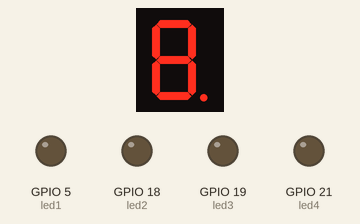
The program below on a simulated ESP32 board running MicroPython. On the bench: 1-digit seven-segment display, output pins drawn as LEDs (lit = HIGH). The segment pins are drawn as the display they are named for; pins used as bus, display or sensor lines are not drawn.

Above: at 0.1 s.
At 3.05 s:
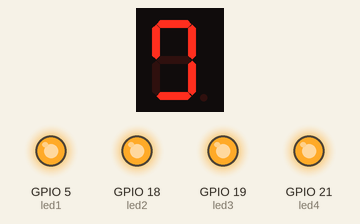
At 6.05 s:
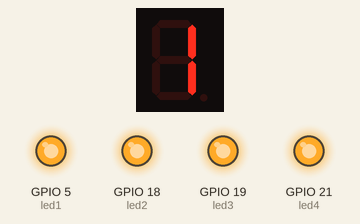
At 11.46 s:
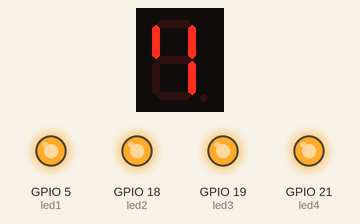
At 17.17 s:
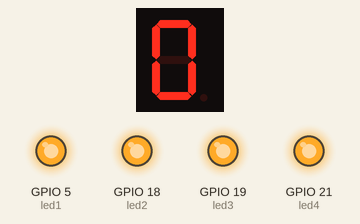
At 22.89 s:
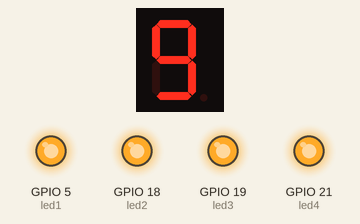
Timing chart, 0 to 23.0 s (numbered marks = the images above):
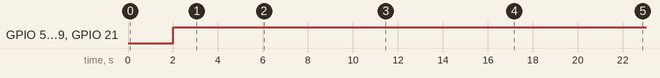

The program:

07-4______.py
```python
#单个数码管显示时间太短，没有全量就关闭，整体亮度会降低
import machine
import time

led1 = machine.Pin(5, machine.Pin.OUT)
led2 = machine.Pin(18, machine.Pin.OUT)
led3 = machine.Pin(19, machine.Pin.OUT)
led4 = machine.Pin(21, machine.Pin.OUT)
'''
led1.value(0)
led2.value(0)
led3.value(0)
led4.value(0)
'''
#创建4个数码管对象列表
led_light_list = [led1, led2, led3, led4]


a = machine.Pin(13, machine.Pin.OUT)
b = machine.Pin(12, machine.Pin.OUT)
c = machine.Pin(14, machine.Pin.OUT)
d = machine.Pin(27, machine.Pin.OUT)
e = machine.Pin(26, machine.Pin.OUT)
f = machine.Pin(25, machine.Pin.OUT)
g = machine.Pin(33, machine.Pin.OUT)
dot = machine.Pin(32, machine.Pin.OUT)

'''
a.on()
b.on()
c.on()
d.on()
e.on()
f.on()
g.on()
dot.on()
'''

#创建led对象列表
led_list = [a, b, c, d, e, f, g, dot]

#创建字典，键：要显示的数字；键值：对应led灯的亮灭。
number_dict = {
    0: "11111100",
    1: "01100000",
    2: "11011010",
    3: "11110010",
    4: "01100110",
    5: "10110110",
    6: "10111110",
    7: "11100000",
    8: "11111110",
    9: "11110110",
    "open": "11111111",
    "close": "00000000"
}

def show_number(number):
    if number_dict.get(number):#字典取值，判断字典中是否有对应键。
        i = 0                              #第几个led
        for bit in number_dict.get(number):#字典取值
            if bit == "1":                 #亮
                led_list[i].value(1)
            else:                          #灭
                led_list[i].value(0)
            i += 1

def led_light_on(i):
    '''
    点亮第i个数码管
    '''
    #使用数码管为共阴极，设置成高电平时，无压降。
    for led in led_light_list:
        led.value(1)
    led_light_list[i].value(0)

def show_4_number(number):
    '''
    显示四位整数
    '''
    if 0 <= number <= 9999:
        i = 0
        for num in "%04d" % number:#整数转换成字符串，字符串可以遍历，整数不行。
            #print(num)
            show_number(int(num))#回转成整数。
            led_light_on(i)
            time.sleep_ms(5)
            i += 1

def main():
    for led in led_light_list:
            led.value(0)
    show_number("open")  # 全亮
    time.sleep(1)
    show_number("close")  # 全灭
    time.sleep(1)

    #show_4_number(1234)
    for i in range(1000, 10000):
        for j in range(10):
            show_4_number(i)

if __name__ == "__main__":
    main()
```

Measured:
- by itself, GPIO 5 (led1), GPIO 18 (led2), GPIO 19 (led3), GPIO 21 (led4): LOW → HIGH at 2.0 s
- what the display in image 0 shows lasts 1.0 s, from 0.1 s to 1.1 s
- what the display in image 3 shows lasts 0.9 s, from 10.7 s to 11.6 s
